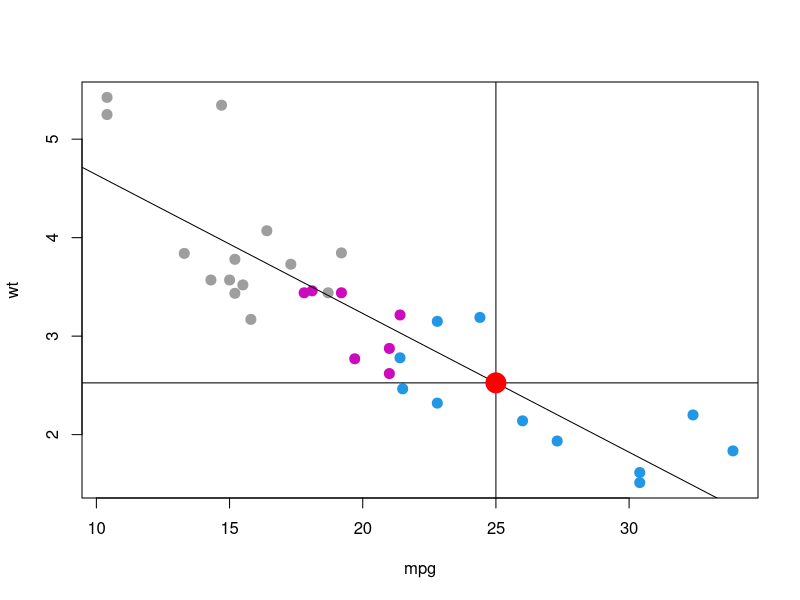

R code for this plot:
## ---- chunk 1
coef(lm(mtcars$wt~mtcars$mpg))[1]+coef(lm(mtcars$wt~mtcars$mpg))[2]*25
## ---- chunk 2
plot(mtcars[,c(1,6)],col = mtcars$cyl, pch = 20,cex=2)
        abline(lm(mtcars[, c("wt")]~mtcars[, c("mpg")]))
        abline(v=25)
        abline(h=(coef(lm(mtcars$wt~mtcars$mpg))[1]+coef(lm(mtcars$wt~mtcars$mpg))[2]*25))
        points(25,(coef(lm(mtcars$wt~mtcars$mpg))[1]+coef(lm(mtcars$wt~mtcars$mpg))[2]*25),col="red",pch=20,cex=4)
